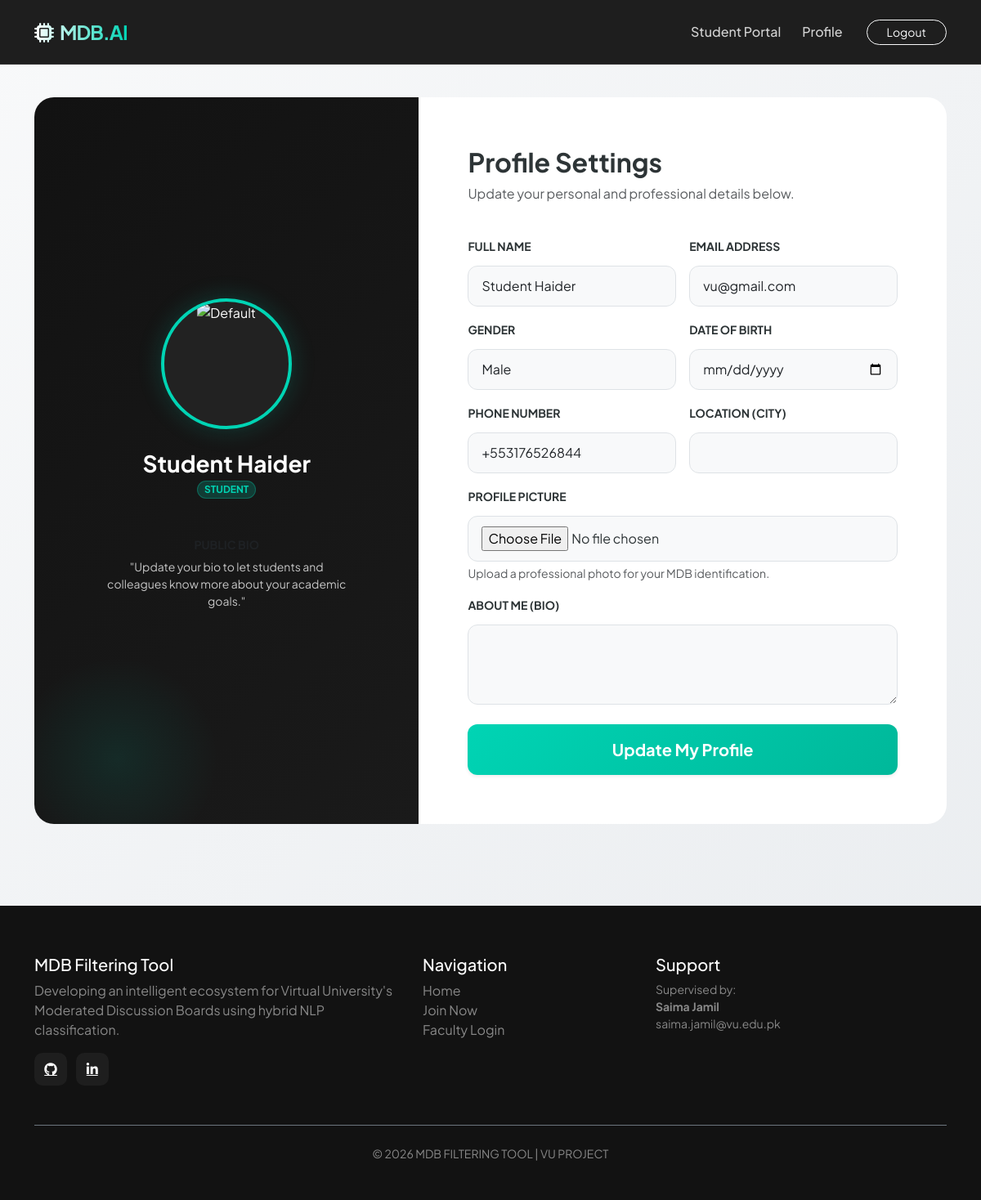
Screenshot of /update-profile/ (signed in) with the database file from the repository.
### myapp/models.py (models this page shows, shortened)
class UserRegister(models.Model):
    ROLE_CHOICES = [
        ('teacher', 'Teacher'),
        ('student', 'Student'),
    ]
    GENDER_CHOICES = [
        ('male', 'Male'),
        ('female', 'Female'),
        ('other', 'Other'),
    ]
    STATUS_CHOICES = [
        ('active', 'Active'),
        ('inactive', 'Inactive'),
    ]
    full_name = models.CharField(max_length=100)
    email = models.EmailField(unique=True)
    password = models.CharField(max_length=255)
    role = models.CharField(max_length=10, choices=ROLE_CHOICES)
    gender = models.CharField(max_length=10, choices=GENDER_CHOICES, null=True, blank=True)
    dob = models.DateField(null=True, blank=True)
    profile_picture = models.ImageField(upload_to='profiles/', null=True, blank=True)
    phone = models.CharField(max_length=20, null=True, blank=True)
    bio = models.TextField(null=True, blank=True)
    country = models.CharField(max_length=100, null=True, blank=True)
    city = models.CharField(max_length=100, null=True, blank=True)
    status = models.CharField(max_length=10, choices=STATUS_CHOICES, default='active')
    created_at = models.DateTimeField(auto_now_add=True)
    updated_at = models.DateTimeField(auto_now=True)

### myapp/views.py (the view)
# urls.py: path('update-profile/', views.update_profile, name='update_profile'),
def update_profile(request):
    if not request.session.get('user_id'):
        messages.error(request, "Please login first.")
        return redirect('login')
    user = get_object_or_404(UserRegister, id=request.session['user_id'])
    if request.method == 'POST':
        form = UpdateProfileForm(request.POST, request.FILES, instance=user)
        if form.is_valid():
            form.save()
            messages.success(request, "Profile updated successfully.")
            return redirect('update_profile')
    else:
        form = UpdateProfileForm(instance=user)
    return render(request, 'update_profile.html', {
        'form': form,
        'user': user
    })

### myapp/forms.py
class UpdateProfileForm(forms.ModelForm):
    class Meta:
        model = UserRegister
        fields = [
            'full_name', 'email', 'gender', 'dob', 'profile_picture',
            'phone', 'bio', 'country', 'city'
        ]
        widgets = {
            'full_name': forms.TextInput(attrs={'class': 'form-control'}),
            'email': forms.EmailInput(attrs={'class': 'form-control'}),
            'gender': forms.Select(attrs={'class': 'form-control'}),
            'dob': forms.DateInput(attrs={'type': 'date', 'class': 'form-control'}),
            'phone': forms.TextInput(attrs={'class': 'form-control'}),
            'bio': forms.Textarea(attrs={'class': 'form-control', 'rows': 3}),
            'country': forms.TextInput(attrs={'class': 'form-control'}),
            'city': forms.TextInput(attrs={'class': 'form-control'}),
        }

### templates/update_profile.html (shortened to what this page needs)
{% extends "base.html" %}
{% load static %}
{% block content %}
<div class="profile-wrapper">
    <div class="profile-info-panel d-none d-lg-flex">
        <div class="avatar-container">
            {% if user.profile_picture %}
                <img src="{{ user.profile_picture.url }}" alt="Profile" style="width:100%; height:100%; object-fit:cover;">
            {% else %}
                <img src="{% static 'images/default-avatar.png' %}" alt="Default" style="width:100%; height:100%; object-fit:cover;">
            {% endif %}
        </div>
        <h3 class="fw-bold mb-1">{{ user.full_name }}</h3>
        <span class="badge rounded-pill mb-4" style="background: rgba(0, 212, 180, 0.2); color: var(--primary-color); border: 1px solid rgba(0, 212, 180, 0.3);">
            {{ user.role|upper }}
        </span>
        <div class="mt-4 px-4">
            <h6 class="text-uppercase small fw-bold text-muted mb-2">Public Bio</h6>
            <p class="small opacity-75 italic">
                "{{ user.bio|default:'Update your bio to let students and colleagues know more about your academic goals.' }}"
            </p>
        </div>
    </div>
    <div class="profile-form-panel">
        <div class="mb-4">
            <h2 class="fw-bold">Profile Settings</h2>
            <p class="text-muted">Update your personal and professional details below.</p>
        </div>
        <form method="post" enctype="multipart/form-data" class="row g-3">
            <div class="col-md-6">
                <label class="form-label small fw-bold text-uppercase">Full Name</label>
                {{ form.full_name }}
            </div>
            <div class="col-md-6">
                <label class="form-label small fw-bold text-uppercase">Email Address</label>
                {{ form.email }}
            </div>
            <div class="col-md-6">
                <label class="form-label small fw-bold text-uppercase">Gender</label>
                {{ form.gender }}
            </div>
            <div class="col-md-6">
                <label class="form-label small fw-bold text-uppercase">Date of Birth</label>
                {{ form.dob }}
            </div>
            <div class="col-md-6">
                <label class="form-label small fw-bold text-uppercase">Phone Number</label>
                {{ form.phone }}
            </div>
            <div class="col-md-6">
                <label class="form-label small fw-bold text-uppercase">Location (City)</label>
                {{ form.city }}
            </div>
            <div class="col-12">
                <label class="form-label small fw-bold text-uppercase">Profile Picture</label>
                {{ form.profile_picture }}
                <small class="text-muted d-block mt-1">Upload a professional photo for your MDB identification.</small>
            </div>
            <div class="col-12">
                <label class="form-label small fw-bold text-uppercase">About Me (Bio)</label>
                {{ form.bio }}
            </div>
            <div class="col-12 mt-4">
                <button type="submit" class="btn btn-primary btn-lg w-100 py-3 shadow-sm fw-bold">
                    Update My Profile
                </button>
            </div>
        </form>
    </div>
</div>
{% endblock %}

### templates/base.html (style rules this page uses)
:root { --primary-color: #00d4b4; --primary-dark: #00b89a; --bg-gradient: linear-gradient(135deg, #f8f9fa 0%, #e9ecef 100%); --glass-bg: rgba(255, 255, 255, 0.85); --dark-surface: #121212; --text-main: #2d3436; }
body { background: var(--bg-gradient); background-attachment: fixed; font-family: 'Plus Jakarta Sans', sans-serif; color: var(--text-main); min-height: 100vh; display: flex; flex-direction: column; }
.btn-primary { background: linear-gradient(135deg, var(--primary-color), var(--primary-dark)); border: none; border-radius: 12px; font-weight: 600; padding: 10px 24px; box-shadow: 0 4px 15px rgba(0, 212, 180, 0.3); transition: 0.3s; }

### templates/update_profile.html (style rules this page uses)
.profile-wrapper { margin: -40px; display: flex; min-height: 85vh; overflow: hidden; border-radius: 24px; }
.profile-info-panel { flex: 1; background: linear-gradient(135deg, #121212 0%, #1a1a1a 100%); color: white; padding: 60px; display: flex; flex-direction: column; align-items: center; justify-content: center; text-align: center; position: relative; }
.profile-info-panel::after { content: ""; position: absolute; bottom: -5%; left: -5%; width: 250px; height: 250px; background: radial-gradient(circle, rgba(0, 212, 180, 0.1) 0%, transparent 70%); pointer-events: none; }
.avatar-container { width: 160px; height: 160px; border-radius: 50%; overflow: hidden; border: 4px solid var(--primary-color); box-shadow: 0 0 30px rgba(0, 212, 180, 0.2); margin-bottom: 25px; background: #222; }
.profile-form-panel { flex: 1.5; background: white; padding: 60px; display: flex; flex-direction: column; justify-content: center; }
.profile-form-panel input, .profile-form-panel select, .profile-form-panel textarea { display: block; width: 100%; padding: 0.75rem 1rem; border: 1px solid #dee2e6; border-radius: 12px; margin-top: 5px; background-color: #f8f9fa; }

### rows the page displays
UserRegister: full_name "Student Haider", role "STUDENT", bio "Update your bio to let students and colleagues know more about your academic goals.", email "vu@gmail.com", gender "Male", phone "+553176526844"
